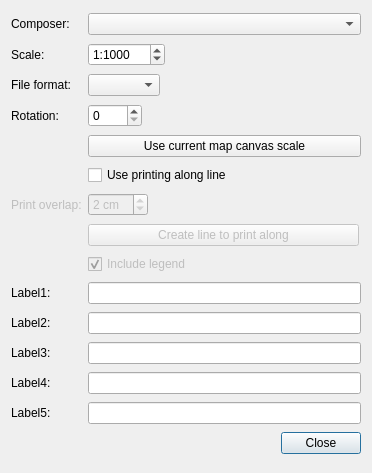
<?xml version="1.0" encoding="UTF-8"?>
<ui version="4.0">
 <class>InstantPrintDialog</class>
 <widget class="QDialog" name="InstantPrintDialog">
  <property name="enabled">
   <bool>true</bool>
  </property>
  <property name="geometry">
   <rect>
    <x>0</x>
    <y>0</y>
    <width>372</width>
    <height>473</height>
   </rect>
  </property>
  <property name="sizePolicy">
   <sizepolicy hsizetype="Minimum" vsizetype="Minimum">
    <horstretch>0</horstretch>
    <verstretch>0</verstretch>
   </sizepolicy>
  </property>
  <property name="sizeIncrement">
   <size>
    <width>0</width>
    <height>0</height>
   </size>
  </property>
  <property name="windowTitle">
   <string>Easy Template Print</string>
  </property>
  <property name="windowIcon">
   <iconset theme="printer">
    <normaloff>.</normaloff>.</iconset>
  </property>
  <layout class="QGridLayout" name="gridLayout">
   <item row="11" column="0">
    <widget class="QLabel" name="overlapLabel">
     <property name="enabled">
      <bool>false</bool>
     </property>
     <property name="text">
      <string>Print overlap:</string>
     </property>
    </widget>
   </item>
   <item row="15" column="0">
    <widget class="QLabel" name="label_1">
     <property name="text">
      <string>Label1:</string>
     </property>
    </widget>
   </item>
   <item row="6" column="1">
    <widget class="QSpinBox" name="spinBoxRotation">
     <property name="sizePolicy">
      <sizepolicy hsizetype="Fixed" vsizetype="Fixed">
       <horstretch>0</horstretch>
       <verstretch>0</verstretch>
      </sizepolicy>
     </property>
     <property name="minimum">
      <number>0</number>
     </property>
     <property name="maximum">
      <number>1000</number>
     </property>
     <property name="singleStep">
      <number>5</number>
     </property>
    </widget>
   </item>
   <item row="15" column="1">
    <widget class="QLineEdit" name="lineEdit1">
     <property name="sizePolicy">
      <sizepolicy hsizetype="MinimumExpanding" vsizetype="Fixed">
       <horstretch>0</horstretch>
       <verstretch>0</verstretch>
      </sizepolicy>
     </property>
    </widget>
   </item>
   <item row="4" column="0">
    <widget class="QLabel" name="label">
     <property name="text">
      <string>Scale:</string>
     </property>
    </widget>
   </item>
   <item row="14" column="1">
    <widget class="QCheckBox" name="LegendCheckbox">
     <property name="enabled">
      <bool>false</bool>
     </property>
     <property name="text">
      <string>Include legend</string>
     </property>
     <property name="checked">
      <bool>true</bool>
     </property>
    </widget>
   </item>
   <item row="16" column="0">
    <widget class="QLabel" name="label_2">
     <property name="text">
      <string>Label2:</string>
     </property>
    </widget>
   </item>
   <item row="21" column="1">
    <widget class="QDialogButtonBox" name="buttonBox">
     <property name="orientation">
      <enum>Qt::Horizontal</enum>
     </property>
     <property name="standardButtons">
      <set>QDialogButtonBox::Close</set>
     </property>
     <property name="centerButtons">
      <bool>false</bool>
     </property>
    </widget>
   </item>
   <item row="4" column="1">
    <widget class="QSpinBox" name="spinBoxScale">
     <property name="sizePolicy">
      <sizepolicy hsizetype="Fixed" vsizetype="Fixed">
       <horstretch>0</horstretch>
       <verstretch>0</verstretch>
      </sizepolicy>
     </property>
     <property name="prefix">
      <string notr="true">1:</string>
     </property>
     <property name="minimum">
      <number>10</number>
     </property>
     <property name="maximum">
      <number>1000000000</number>
     </property>
     <property name="singleStep">
      <number>50</number>
     </property>
     <property name="value">
      <number>1000</number>
     </property>
    </widget>
   </item>
   <item row="19" column="0">
    <widget class="QLabel" name="label_4">
     <property name="text">
      <string>Label4:</string>
     </property>
    </widget>
   </item>
   <item row="6" column="0">
    <widget class="QLabel" name="label_rotation">
     <property name="text">
      <string>Rotation:</string>
     </property>
    </widget>
   </item>
   <item row="18" column="0">
    <widget class="QLabel" name="label_3">
     <property name="text">
      <string>Label3:</string>
     </property>
    </widget>
   </item>
   <item row="3" column="1">
    <widget class="QComboBox" name="comboBox_composers">
     <property name="sizePolicy">
      <sizepolicy hsizetype="MinimumExpanding" vsizetype="Fixed">
       <horstretch>0</horstretch>
       <verstretch>0</verstretch>
      </sizepolicy>
     </property>
     <property name="insertPolicy">
      <enum>QComboBox::InsertAfterCurrent</enum>
     </property>
    </widget>
   </item>
   <item row="5" column="1">
    <widget class="QComboBox" name="comboBox_fileformat">
     <property name="sizePolicy">
      <sizepolicy hsizetype="Fixed" vsizetype="Fixed">
       <horstretch>0</horstretch>
       <verstretch>0</verstretch>
      </sizepolicy>
     </property>
    </widget>
   </item>
   <item row="18" column="1">
    <widget class="QLineEdit" name="lineEdit3"/>
   </item>
   <item row="20" column="0">
    <widget class="QLabel" name="label_5">
     <property name="text">
      <string>Label5:</string>
     </property>
    </widget>
   </item>
   <item row="3" column="0">
    <widget class="QLabel" name="label_composers">
     <property name="text">
      <string>Composer:</string>
     </property>
    </widget>
   </item>
   <item row="16" column="1">
    <widget class="QLineEdit" name="lineEdit2"/>
   </item>
   <item row="5" column="0">
    <widget class="QLabel" name="label_fileformat">
     <property name="text">
      <string>File format:</string>
     </property>
    </widget>
   </item>
   <item row="19" column="1">
    <widget class="QLineEdit" name="lineEdit4"/>
   </item>
   <item row="20" column="1">
    <widget class="QLineEdit" name="lineEdit5"/>
   </item>
   <item row="8" column="1">
    <widget class="QPushButton" name="pushButtonMapcanvasScale">
     <property name="text">
      <string>Use current map canvas scale</string>
     </property>
    </widget>
   </item>
   <item row="13" column="1">
    <widget class="QPushButton" name="pushButtonPrintAlongLine">
     <property name="enabled">
      <bool>false</bool>
     </property>
     <property name="sizePolicy">
      <sizepolicy hsizetype="Minimum" vsizetype="Fixed">
       <horstretch>0</horstretch>
       <verstretch>0</verstretch>
      </sizepolicy>
     </property>
     <property name="maximumSize">
      <size>
       <width>271</width>
       <height>16777215</height>
      </size>
     </property>
     <property name="text">
      <string>Create line to print along</string>
     </property>
    </widget>
   </item>
   <item row="10" column="1">
    <widget class="QCheckBox" name="checkBoxPrintAlongLine">
     <property name="enabled">
      <bool>true</bool>
     </property>
     <property name="sizePolicy">
      <sizepolicy hsizetype="Fixed" vsizetype="Fixed">
       <horstretch>0</horstretch>
       <verstretch>0</verstretch>
      </sizepolicy>
     </property>
     <property name="text">
      <string>Use printing along line</string>
     </property>
    </widget>
   </item>
   <item row="11" column="1">
    <widget class="QSpinBox" name="spinBoxOverlap">
     <property name="enabled">
      <bool>false</bool>
     </property>
     <property name="sizePolicy">
      <sizepolicy hsizetype="Fixed" vsizetype="Fixed">
       <horstretch>0</horstretch>
       <verstretch>0</verstretch>
      </sizepolicy>
     </property>
     <property name="suffix">
      <string> cm</string>
     </property>
     <property name="maximum">
      <number>10</number>
     </property>
     <property name="value">
      <number>2</number>
     </property>
    </widget>
   </item>
  </layout>
 </widget>
 <tabstops>
  <tabstop>comboBox_composers</tabstop>
  <tabstop>spinBoxScale</tabstop>
  <tabstop>comboBox_fileformat</tabstop>
  <tabstop>spinBoxRotation</tabstop>
  <tabstop>pushButtonMapcanvasScale</tabstop>
  <tabstop>checkBoxPrintAlongLine</tabstop>
  <tabstop>spinBoxOverlap</tabstop>
  <tabstop>pushButtonPrintAlongLine</tabstop>
  <tabstop>LegendCheckbox</tabstop>
  <tabstop>lineEdit1</tabstop>
  <tabstop>lineEdit2</tabstop>
  <tabstop>lineEdit3</tabstop>
  <tabstop>lineEdit4</tabstop>
  <tabstop>lineEdit5</tabstop>
 </tabstops>
 <resources/>
 <connections>
  <connection>
   <sender>buttonBox</sender>
   <signal>rejected()</signal>
   <receiver>InstantPrintDialog</receiver>
   <slot>reject()</slot>
   <hints>
    <hint type="sourcelabel">
     <x>365</x>
     <y>442</y>
    </hint>
    <hint type="destinationlabel">
     <x>286</x>
     <y>274</y>
    </hint>
   </hints>
  </connection>
  <connection>
   <sender>buttonBox</sender>
   <signal>accepted()</signal>
   <receiver>InstantPrintDialog</receiver>
   <slot>accept()</slot>
   <hints>
    <hint type="sourcelabel">
     <x>365</x>
     <y>442</y>
    </hint>
    <hint type="destinationlabel">
     <x>157</x>
     <y>274</y>
    </hint>
   </hints>
  </connection>
 </connections>
</ui>
